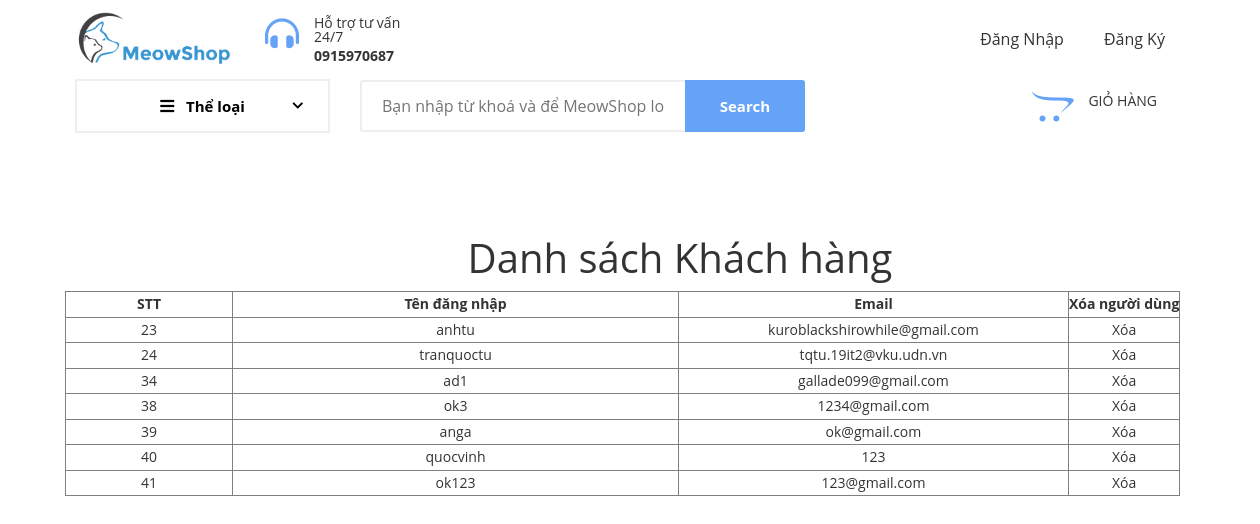
Page /website/khachhang.php on the committed database.
### tables this page shows
CREATE TABLE `taikhoan` (
  `id` int(11) NOT NULL,
  `tendn` varchar(50) NOT NULL,
  `matkhau` text NOT NULL,
  `email` varchar(100) NOT NULL,
  `vaitro` varchar(20) NOT NULL COMMENT '1: admin, 0: member'
);

### website/khachhang.php (the view, shortened to what this page needs)
 <!DOCTYPE html>
<html>
<head>
    <link rel="stylesheet" type="text/css" media="screen" href="css/plugins.css" />
    <link rel="stylesheet" type="text/css" media="screen" href="css/main.css" />
</head>
<body>
<div class="site-wrapper" id="top">
        <div class="site-header d-none d-lg-block">
				<?php
					include("menu.php");
				?>
	<div class="col-sm-12 form-group" style="margin-top: 90px;margin-left:50px;margin-right:50px; text-align:center">
	<h1>Danh sách Khách hàng</h1>
	<table border="1" style="align:center;width=100% ">
			<tr>
				<th width="15%">STT</th>
				<th width="40%">Tên đăng nhập</th>
				<th width="35%">Email </th>
				<th width="20%">Xóa người dùng</th>
			</tr>
			<?php
				$conn=mysqli_connect("localhost","root","","banhang");
				$sql="SELECT * FROM taikhoan WHERE vaitro!='admin'" ;
				$ketqua=mysqli_query($conn,$sql);
				while ($row = mysqli_fetch_assoc($ketqua)) {
					echo '<tr>';
					echo '<td style="width=50%">'.$row['id'].'</td>';
					echo '<td>'.$row['tendn'].'</td>';
					echo '<td>'.$row['email'].'</td>';
					echo '<td><a href="xoauser.php?id='.$row['id'].'">Xóa</a></td>';
					echo '</tr>';
				}
			?>
	</table>
</body>
</html>

### rows in the picture
taikhoan: id "23", tendn "anhtu", email "kuroblackshirowhile@gmail.com"
taikhoan: id "24", tendn "tranquoctu", email "tqtu.19it2@vku.udn.vn"
taikhoan: id "34", tendn "ad1", email "gallade099@gmail.com"
taikhoan: id "38", tendn "ok3", email "1234@gmail.com"
taikhoan: id "39", tendn "anga", email "ok@gmail.com"
taikhoan: id "40", tendn "quocvinh", email "123"
taikhoan: id "41", tendn "ok123", email "123@gmail.com"
